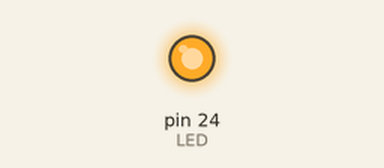
Recording of a sketch running on a simulated Arduino Mega 2560, built with avr-gcc and run on an emulated ATmega2560. Parts: output pins drawn as LEDs (lit = HIGH).

Above: at 2.3 s.
At 7.0 s:
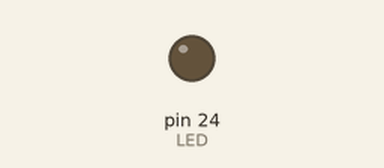
Timing chart, 0 to 12.2 s (numbered marks = the images above):
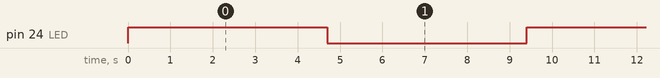

Measured:
- by itself, pin 24 (LED): alternates HIGH for 4.7 s and LOW for 4.7 s

The sketch:

Pulsing_LED.ino
```cpp
int LED = 24;                                    // Blue LED is attached to pin 24

void setup()
{
  pinMode(LED, OUTPUT);                           // Setting up pin 24 as an output

}

void loop()
{
  float pi, i;                                   // Declaration of variables

 for (pi = 0; pi < 6.283; pi = pi + 0.0001)      // Loop for Pi values (pi = 3.1412 and 2pi = 6.283) Pulsing between 0 to 360
{

  i = sin(pi) * 127.5 +127.5 ;                  // Sin function for setting up the brightness
  analogWrite(LED,i);                           // Light the LED
  delay(0.5);                                   //  wait
}
}
```
